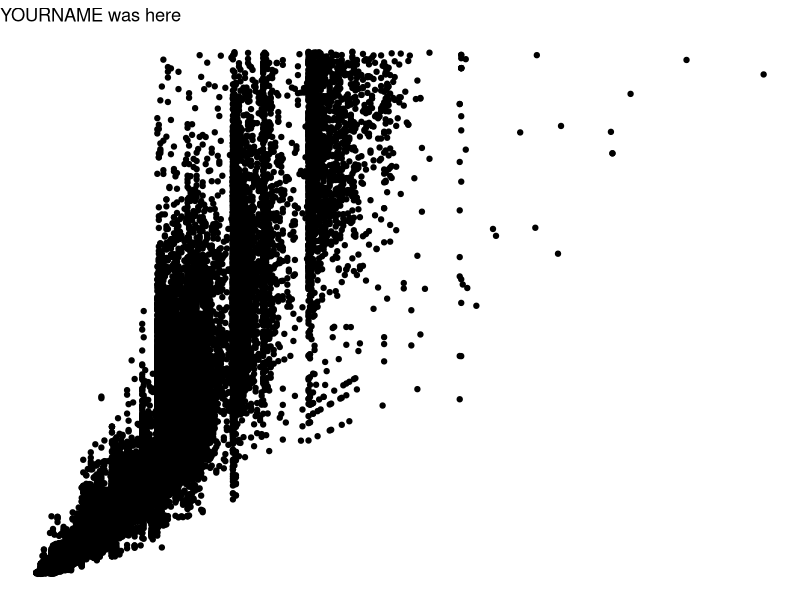

The R source for this figure: (Note: this script raises an error after producing the figure.)
## ---- chunk 1
knitr::opts_chunk$set(echo = TRUE)
library(tidyverse)
## ---- chunk 2
# Partner 1: 
# Run the code below to see the original graph
# Change the code below to make the point color change based on 'cut', and update the theme to theme_bw(). Update the title to include your first name. 

ggplot(data = diamonds, aes(x = carat, y = price)) +
  geom_point() +
  theme_void() +
  labs(title = "YOURNAME was here")
## ---- chunk 3
# Partner 2: 
# Run the code below to see the original graph
# Change the code below to make the geom a geom_jitter, and update the theme to theme_light. Update the title to include your first name. 

ggplot(data = diamonds, aes(x = color, y = carat) +
  geom_jitter() +
  theme_light() +
  labs(title = "Teague was here"))


## ---- chunk 4
ggplot(data = diamonds, aes(x = depth, y = carat)) +
  geom_point() +
  theme_void()
## ---- chunk 5

